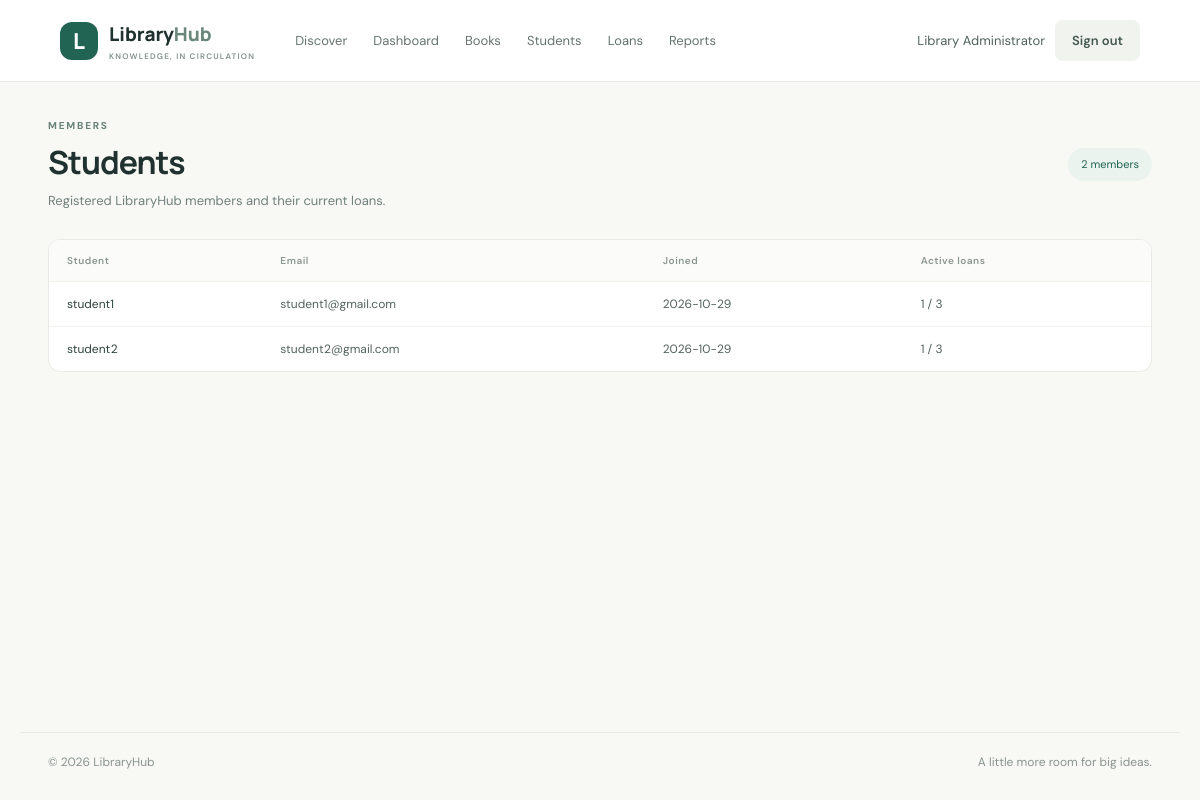
The app's page /students (signed in) with its own data.
### tables this page shows
CREATE TABLE users(id INTEGER PRIMARY KEY,name TEXT NOT NULL,email TEXT NOT NULL UNIQUE COLLATE NOCASE,password_hash TEXT NOT NULL,role TEXT NOT NULL CHECK(role IN ('admin','student')),created_at TEXT NOT NULL DEFAULT CURRENT_TIMESTAMP);

### app.py (the view)
@app.route('/students')
@admin_required
def students():
    with db() as con: rows=con.execute("SELECT u.*,COUNT(CASE WHEN l.returned_on IS NULL THEN 1 END) active FROM users u LEFT JOIN loans l ON l.user_id=u.id WHERE u.role='student' GROUP BY u.id ORDER BY u.name").fetchall()
    return render_template('students.html',students=rows)

### app.py (called while the page is built)
def db():
    con=sqlite3.connect(DB_PATH, timeout=10); con.row_factory=sqlite3.Row; con.execute('PRAGMA foreign_keys=ON'); return con

def login_required(fn):
    @wraps(fn)
    def wrapped(*a,**kw):
        if not session.get('user_id'): flash('Please sign in to continue.','error'); return redirect(url_for('login',next=request.path))
        return fn(*a,**kw)
    return wrapped

def admin_required(fn):
    @wraps(fn)
    @login_required
    def wrapped(*a,**kw):
        if session.get('role')!='admin': abort(403)
        return fn(*a,**kw)
    return wrapped

def current_user():
    if not session.get('user_id'): return None
    with db() as con: return con.execute('SELECT id,name,email,role FROM users WHERE id=?',(session['user_id'],)).fetchone()

@app.context_processor
def inject_globals(): return {'current_user':current_user(),'today':date.today().isoformat(),'loan_limit':MAX_ACTIVE_LOANS}

### templates/students.html
{% extends 'base.html' %}{% block title %}Students{% endblock %}{% block content %}<section class="page-heading"><div><span class="eyebrow">MEMBERS</span><h1>Students</h1><p>Registered LibraryHub members and their current loans.</p></div><span class="count-chip">{{ students|length }} members</span></section><section class="panel"><div class="table-wrap"><table><thead><tr><th>Student</th><th>Email</th><th>Joined</th><th>Active loans</th></tr></thead><tbody>{% for s in students %}<tr><td class="strong">{{ s.name }}</td><td>{{ s.email }}</td><td>{{ s.created_at[:10] }}</td><td>{{ s.active }} / {{ loan_limit }}</td></tr>{% else %}<tr><td colspan="4" class="empty-cell">No students have registered yet.</td></tr>{% endfor %}</tbody></table></div></section>{% endblock %}

### templates/base.html (shortened to what this page needs)
<!doctype html><html lang="en"><head><link rel="stylesheet" href="{{ url_for('static',filename='style.css') }}"></head><body><header class="topbar"><a class="brand" href="{{ url_for('index') }}"><span class="brand-mark">L</span><span>Library<span class="brand-light">Hub</span><small>KNOWLEDGE, IN CIRCULATION</small></span></a><nav class="nav"><a href="{{ url_for('index') }}">Discover</a>{% if current_user and current_user.role=='admin' %}<a href="{{ url_for('admin_dashboard') }}">Dashboard</a><a href="{{ url_for('manage_books') }}">Books</a><a href="{{ url_for('students') }}">Students</a><a href="{{ url_for('loans') }}">Loans</a><a href="{{ url_for('reports') }}">Reports</a>{% elif current_user %}<a href="{{ url_for('student_dashboard') }}">My account</a>{% endif %}</nav><div class="nav-user">{% if current_user %}<span class="user-name">{{ current_user.name }}</span><form action="{{ url_for('logout') }}" method="post"><button class="btn btn-quiet" type="submit">Sign out</button></form>{% else %}<a class="btn btn-quiet" href="{{ url_for('login') }}">Sign in</a><a class="btn btn-primary btn-small" href="{{ url_for('register') }}">Join library</a>{% endif %}</div></header><main class="shell">{% block content %}{% endblock %}</main><footer><span>© {{ today[:4] }} LibraryHub</span><span>A little more room for big ideas.</span></footer></body></html>

### static/style.css (style rules this page uses)
:root { --ink:#20322f;--muted:#72817c;--green:#226454;--green-dark:#194b40;--mint:#eaf3ed;--paper:#f8f8f4;--line:#e8ebe5;--orange:#d98251;--red:#a9463a;--shadow:0 14px 44px rgba(30,53,45,.08) }
* { box-sizing:border-box }
body { margin:0;background:var(--paper);color:var(--ink);font-family:'DM Sans',sans-serif;font-size:15px;line-height:1.5 }
h1,h2,h3,strong { font-family:Manrope,'DM Sans',sans-serif }
h1,h2,h3,p { margin-top:0 }
a { color:inherit;text-decoration:none }
.topbar { height:82px;padding:0 max(calc((100vw - 1160px)/2),5vw);display:flex;align-items:center;gap:40px;background:#fff;border-bottom:1px solid var(--line);position:sticky;top:0;z-index:5 }
.brand { display:flex;align-items:center;gap:11px;line-height:1.05;font:800 19px Manrope;white-space:nowrap }
.brand-mark { display:grid;place-items:center;background:var(--green);color:#fff;width:38px;height:38px;border-radius:12px;font-size:22px }
.brand-light { color:#69877b }
.brand small { display:block;font:600 8px 'DM Sans';letter-spacing:1.2px;color:#84928c;margin-top:4px }
.nav { display:flex;align-items:center;gap:26px;flex:1 }
.nav a { font-size:13px;color:#66736e }
.nav-user { display:flex;align-items:center;gap:10px }
.nav-user form { margin:0 }
.user-name { font-size:13px;color:#52615b }
.shell { max-width:1160px;margin:auto;padding:36px 28px 70px;min-height:calc(100vh - 150px) }
footer { max-width:1160px;margin:auto;padding:20px 28px 28px;border-top:1px solid var(--line);display:flex;justify-content:space-between;color:#89948e;font-size:12px }
.btn { display:inline-flex;justify-content:center;align-items:center;gap:16px;border:0;border-radius:8px;padding:12px 17px;font:600 13px 'DM Sans';cursor:pointer;transition:.2s }
.btn-quiet { background:#f1f3ee;color:#445750 }
.eyebrow { display:block;font-size:10px;letter-spacing:1.8px;font-weight:700;color:#678277 }
.section-head,.page-heading { display:flex;align-items:flex-end;justify-content:space-between;gap:20px;margin:0 0 24px }
.section-head p,.page-heading p { color:var(--muted);margin:0;font-size:13px }
.page-heading { align-items:center;margin-bottom:28px }
.page-heading h1 { font-size:32px;letter-spacing:-1px;margin:5px 0 }
.panel { background:#fff;border:1px solid var(--line);border-radius:12px;overflow:hidden;margin-bottom:24px }
.table-wrap { overflow:auto }
table { border-collapse:collapse;width:100%;font-size:12px;white-space:nowrap }
th { text-align:left;color:#8a9690;font-weight:600;font-size:10px;letter-spacing:.5px;background:#fbfcfa }
th,td { padding:13px 18px;border-bottom:1px solid #eff1ed }
tbody tr:last-child td { border-bottom:0 }
td { color:#53625c }
.strong,b { color:#31433c }
.count-chip { padding:8px 13px;background:#eaf3ed;color:var(--green);border-radius:30px;font-size:11px }

### records on screen
users: name "Library Administrator"
users: name "student1", email "student1@gmail.com", created_at "2026-10-29", active "1", loan_limit "3"
users: name "student2", email "student2@gmail.com", created_at "2026-10-29", active "1", id "3"

### other values on screen
{{ students|length }} "2"
